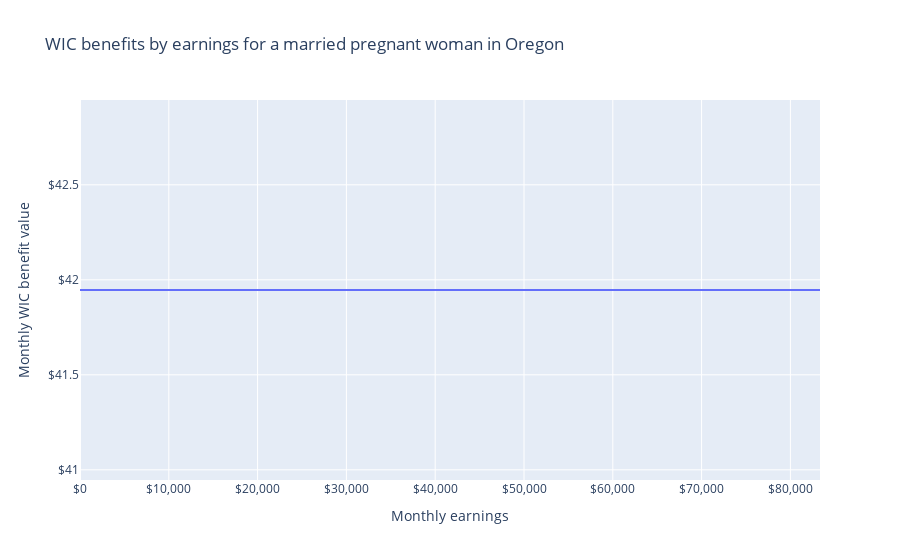

Write notebook code for a chart like this one.
### Markdown cell above
# WIC

The [Special Supplemental Nutrition Program for Women, Infants, and Children (WIC)](https://www.fns.usda.gov/wic) provides vouchers for food and formula to low-income mothers and children deemed to be at nutritional risk.
The [Food and Nutrition Service (FNS)](https://www.fns.usda.gov), a division of the [United States Department of Agriculture (USDA)](https://usda.gov), administers WIC.

## Examples

### How WIC values depend on income

Consider a pregnant woman in Oregon whose husband has no income, and whom a WIC office has deemed to be at nutritional risk.

### Code cell
from openfisca_us import IndividualSim
import numpy as np
import pandas as pd
import plotly.express as px

sim = IndividualSim(year=2022)
sim.add_person(
    name="mother",
    is_pregnant=True,
    is_wic_at_nutritional_risk=True,
    would_claim_wic=True,
)
sim.add_person(name="father")
sim.add_spm_unit(members=["mother", "father"])
sim.add_household(members=["mother", "father"], state_code="OR")

sim.vary("employment_income", max=1_000_000)

df = pd.DataFrame(
    dict(
        employment_income=sim.calc("employment_income")[0] / 12,
        wic=sim.calc("wic")[0] / 12,
    )
)


LABELS = dict(
    age="Child age",
    is_breastfeeding="Breastfeeding",
    wic="Monthly WIC benefit value",
    employment_income="Monthly earnings",
)

fig = px.line(
    df,
    "employment_income",
    "wic",
    labels=LABELS,
    title="WIC benefits by earnings for a married pregnant woman in Oregon",
)
fig.update_layout(xaxis_tickformat="$,", yaxis_tickformat="$,")
fig.show()

### Figure 1 — Plotly figure (JSON) as saved in the notebook; plotly's stock layout.template omitted (floating-point values rounded to 4 significant figures; data arrays with more than 128 entries replaced by an {"elided": "..."} marker saying what was removed)
{"data": [{"hovertemplate": "Monthly earnings=%{x}<br>Monthly WIC benefit value=%{y}<extra></extra>", "legendgroup": "", "line": {"color": "#636efa", "dash": "solid"}, "marker": {"symbol": "circle"}, "mode": "lines", "name": "", "showlegend": false, "type": "scattergl", "x": {"elided": "10001 float values"}, "xaxis": "x", "y": {"elided": "10001 float values"}, "yaxis": "y"}], "layout": {"legend": {"tracegroupgap": 0}, "title": {"text": "WIC benefits by earnings for a married pregnant woman in Oregon"}, "xaxis": {"anchor": "y", "domain": [0, 1], "tickformat": "$,", "title": {"text": "Monthly earnings"}}, "yaxis": {"anchor": "x", "domain": [0, 1], "tickformat": "$,", "title": {"text": "Monthly WIC benefit value"}}}}
